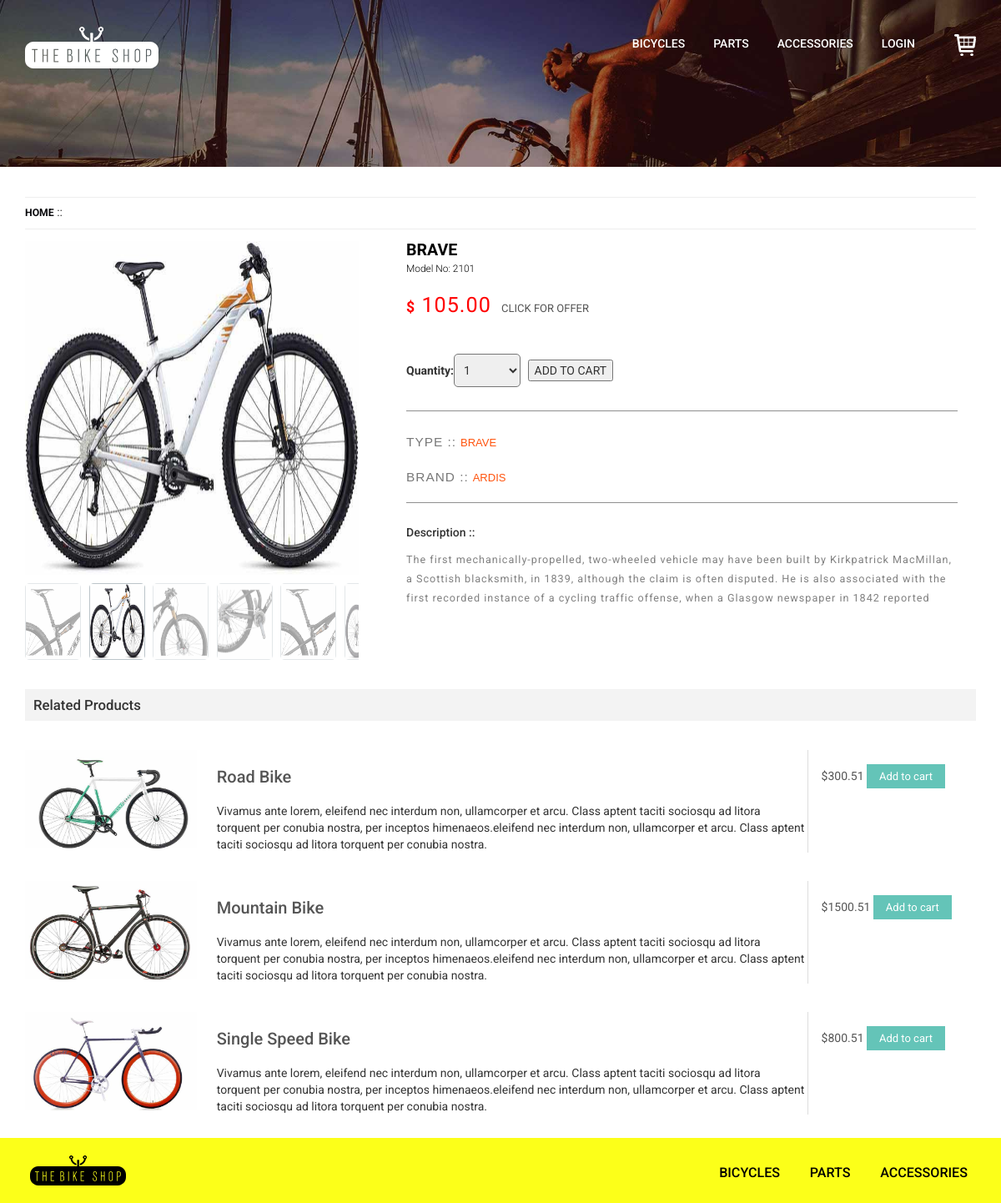
/bicycles/bike_single/5/, run on the app's committed database.
### bicycles/models.py (models this page shows, shortened)
class ProductBicycles(models.Model):
    def get_file_name_bicycles(self, filename):
        ext = filename.split('.')[-1]
        filename = f'{uuid4()}.{ext}'
        return path.join('images/bicycles', filename)
    titel = models.CharField(max_length=50, unique=True)
    titel_model = models.CharField(max_length=50, unique=True)
    price = models.DecimalField(max_digits=7, decimal_places=2, default=0.00)
    images = models.ImageField(upload_to=get_file_name_bicycles)
    bike_type = models.ForeignKey(Bike_type, on_delete=models.CASCADE)
    bike_brand = models.ForeignKey(Bike_brand, on_delete=models.CASCADE)
    description = models.CharField(max_length=300, null=True)
    available = models.BooleanField(default=True)
    created = models.DateTimeField(auto_now_add=True)
    updated = models.DateTimeField(auto_now=True)
    class Meta:
        ordering = ('titel',)
        index_together = (('id', 'titel_model'),)

class Bike_brand(models.Model):
    title = models.CharField(max_length=50, unique=True)
    categories_bicycles = models.IntegerField()
    is_visible = models.BooleanField(default=True)
    def __str__(self):
        return self.title

### bicycles/views.py (the view)
# urls.py: path('bike_single/<int:bike_id>/', bike_single, name='bike_single'),
def bike_single(request, bike_id):
    bike = ProductBicycles.objects.get(pk=bike_id)
    cart_product_form = CartAddProductForm()# Форма добовления в корзину
    return render(request, 'bike_single.html', {'bike': bike,
                                                'cart_product_form': cart_product_form})

### cart/forms.py
class CartAddProductForm(forms.Form):
    quantity = forms.TypedChoiceField(choices=PRODUCT_QUANTITY_CHOICES, coerce=int)
    update = forms.BooleanField(required=False,
                                initial=False,
                                widget=forms.HiddenInput)

### cart/context_processors.py (called while the page is built)
def cart(request):
    return {'cart':Cart(request)}

### cart/models.py (called while the page is built)
    def __len__(self):
        return sum(item['quantity'] for item in self.cart.values())

### bicycles/templates/bike_single.html (shortened to what this page needs)
{% extends 'base.html' %}
{% load static %}
{% block content %}
{% include 'banner_small.html' %}
<div class="product">
	 <div class="container">
		 <div class="ctnt-bar cntnt">
			 <div class="content-bar">
				 <div class="single-page">
					 <div class="product-head">
						<a href="{% url 'index' %}">Home</a> <span>::</span>
						</div>
						<link rel="stylesheet" href={% static "css/etalage.css" %}>
					 <div class="details-left-slider">
						 <div class="grid images_3_of_2">
						  <ul id="etalage">
							<li>
								<a href="optionallink.html">
									<img class="etalage_thumb_image" src={{ bike.images.url }} class="img-responsive" />
								</a>
							</li>
						</ul>
						</div>
					 </div>
					 <div class="details-left-info">
							<h3>{{ bike.titel }}</h3>
								<h4>{{ bike.titel_model }}</h4>
							<p><label>$</label> {{ bike.price }} <a href="#">Click for offer</a></p>
							<div class="btn_form">
                                <form action="{% url 'cart:cart_add' bike.id %}" method="post">
                                    {{ cart_product_form }}
                                <input type="submit" value="ADD TO CART">
                                </form>
                            </div>
							<div class="bike-type">
							<p>TYPE  ::<a href=>{{ bike.titel }}</a></p>
							<p>BRAND  ::<a href=>{{ bike.bike_brand }}</a></p>
							</div>
							<h5>Description  ::</h5>
							<p class="desc">{{ bike.description }}</p>
					 </div>
					 <div class="clearfix"></div>
				  </div>
			  </div>
		  </div>
		  <div class="single-bottom2">
			  <h6>Related Products</h6>
			 <div class="product">
					 <div class="product-desc">
						  <div class="product-img product-img2">
							 <img src="{% static "images/s1.jpg" %}" class="img-responsive " alt=""/>
						 </div>
						 <div class="prod1-desc">
								<h5><a class="product_link" href="bicycles.html">Road Bike</a></h5>
								<p class="product_descr"> Vivamus ante lorem, eleifend nec interdum non, ullamcorper et arcu. Class aptent taciti sociosqu ad litora torquent per conubia nostra, per inceptos himenaeos.eleifend nec interdum non, ullamcorper et arcu. Class aptent taciti sociosqu ad litora torquent per conubia nostra. </p>
						 </div>
						 <div class="clearfix"></div>
					 </div>
					 <div class="product_price">
							<span class="price-access">$300.51</span>
							<a class="button1" href="cart.html"><span>Add to cart</span></a>
					 </div>
						<div class="clearfix"></div>
			 </div>
			 <div class="product">
					 <div class="product-desc">
						  <div class="product-img product-img2">
							 <img src="{% static "/images/s2.jpg" %}" class="img-responsive " alt=""/>
						 </div>
						 <div class="prod1-desc">
								<h5><a class="product_link" href="bicycles.html">Mountain Bike</a></h5>
								<p class="product_descr"> Vivamus ante lorem, eleifend nec interdum non, ullamcorper et arcu. Class aptent taciti sociosqu ad litora torquent per conubia nostra, per inceptos himenaeos.eleifend nec interdum non, ullamcorper et arcu. Class aptent taciti sociosqu ad litora torquent per conubia nostra. </p>
						 </div>
						 <div class="clearfix"></div>
					 </div>
					 <div class="product_price">
							<span class="price-access">$1500.51</span>
							<a class="button1" href="cart.html"><span>Add to cart</span></a>
					 </div>
				  <div class="clearfix"></div>
			 </div>
			 <div class="product">
					 <div class="product-desc">
						  <div class="product-img product-img2">
							 <img src="{% static "images/s3.jpg" %}" class="img-responsive " alt=""/>
						 </div>
						 <div class="prod1-desc">
								<h5><a class="product_link" href="bicycles.html">Single Speed Bike</a></h5>
								<p class="product_descr"> Vivamus ante lorem, eleifend nec interdum non, ullamcorper et arcu. Class aptent taciti sociosqu ad litora torquent per conubia nostra, per inceptos himenaeos.eleifend nec interdum non, ullamcorper et arcu. Class aptent taciti sociosqu ad litora torquent per conubia nostra. </p>
						 </div>
						 <div class="clearfix"></div>
					 </div>
					 <div class="product_price">
							<span class="price-access">$800.51</span>
							<a class="button1" href="cart.html"><span>Add to cart</span></a>
					 </div>
				 <div class="clearfix"></div>
			  </div>
		 </div>
	 </div>
</div>
{% endblock %}

### static/css/style.css (style rules this page uses)
body { margin:0; padding:0; background:#fff; font-family: 'Roboto', sans-serif; }
body a { transition:0.5s all; -webkit-transition:0.5s all; -moz-transition:0.5s all; -o-transition:0.5s all; -ms-transition:0.5s all; }
h1,h2,h3,h4,h5,h6 { margin:0; }
p { margin:0; }
ul { margin:0; padding:0; }
select { padding:10px 2.5em 10px 0.5em; border-radius:5px; margin-right:5px; outline:none; cursor:pointer; }
.product-head { padding: 0.5em 0; border-top: 1px solid #eee; border-bottom: 1px solid #eee; margin-bottom: 1em; }
.product-head a { color: #08080B; font-weight: 700; font-size: 0.875em; padding-bottom: 0.2em; display: inline-block; text-transform: uppercase; transition: 0.5s all; -webkit-transition: 0.5s all; -moz-transition: 0.5s all; -o-transition: 0.5s all; }
.details-left-info { float: left; margin-left: 5%; width:58%; }
.details-left-info h3 { color: #000; font-size: 1.4em; text-transform: uppercase; font-weight: 700; margin-bottom: 0.3em; }
.details-left-info p { margin-top: 2%; font-size: 1.8em; color:#FF0000; line-height: 1.8em; text-shadow: 0 1px 0 #ffffff; letter-spacing: 1px; }
.details-left-info p label { font-size:0.7em; }
.details-left-info h4 { color: #000; font-weight:300; font-size:0.85em; margin-bottom: 1em; }
.details-left-info a { margin-left: 5px; color: #555555; text-transform: uppercase; font-size: 13px; -webkit-text-stroke: 0px; letter-spacing: 0px; }
.btn_form { margin-top:2em; }
.bike-type { margin: 2em 0; padding: 10px 0 15px 0; border:1px solid #8F8F8F; border-width: 1px 0; }
.bike-type p { font-size:1.1em; color:#787878; font-family: 'Raleway', sans-serif; font-weight:400; }
.bike-type a { font-weight:400; color: #ff530d; }
p.desc { font-size:0.9em; line-height:1.8em; color: #808080; margin: 0.5em 0; }
.details-left-info h5 { margin:1em 0; }
.single-bottom2 { margin-bottom: 2em; }
.single-bottom1 h6, .single-bottom2 h6 { background: #F3F3F3; padding: 10px; color: #333; font-size: 1.2em; }
.product { padding: 3% 0 0 0; }
.product-desc { width: 82.3333%; float: left; border-width: 0 1px 0 0; border-right: 1px solid #DDD; }
.product-img { float: left; margin-right: 2.5%; }
.prod1-desc { width: 75.2%; float: left; margin-top: 1.5em; }
.product_price { width: 15.3333%; float: left; padding: 0 0px 0px 16px; margin-top: 1.5em; }
.product-desc h5 a { color: #555; font-size: 20px; margin-bottom:1em; display:block; }
.price-access { color: #555; font-size: 1em; }
a.button1 { border: none; background:#64C4B8; padding: 7px 15px; color: #FFF; font-size: 13px; cursor: pointer; outline: none; margin-top: 9%; -webkit-transition: all 0.3s ease-in-out; -moz-transition: all 0.3s ease-in-out; -o-transition: all 0.3s ease-in-out; transition: all 0.3s ease-in-out; }
.product-img { float: left; margin-right: 2.5%; width: 22%; }

### static/css/etalage.css (style rules this page uses)
#etalage { display: none; }
.etalage, .etalage_thumb, .etalage_thumb_image, .etalage_source_image, .etalage_zoom_preview, .etalage_icon, .etalage_hint { display:none }
.etalage, .etalage ul, .etalage li, .etalage img, .etalage_hint, .etalage_icon, .etalage_description { margin:0; padding:0; border:0; list-style:none }
.etalage, .etalage_magnifier div, .etalage_magnifier div img, .etalage_small_thumbs ul, ul .etalage_small_thumbs li, .etalage_zoom_area div, .etalage_zoom_img { position:relative }
.etalage img, .etalage li { -webkit-user-select:none; -khtml-user-select:none; -moz-user-select:none; -o-user-select:none; user-select:none; -webkit-user-drag:none; -moz-user-drag:none; user-drag:none }
.etalage, .etalage_small_thumbs li { float:left }
.etalage li { position:absolute }
.etalage img { vertical-align:bottom; max-width:none; }
.etalage_thumb_image { width:100% !important; }
.etalage { direction:ltr; }

### data on the page
ProductBicycles: images (picture), titel "BRAVE", titel_model "Model No: 2101", price "105.00", bike_brand "ARDIS", description "The first mechanically-propelled, two-wheeled vehicle may have been built by Kirkpatrick MacMillan, a Scottish blacksmith, in 1839, although the claim is often disputed. He is also associated with the first recorded instance of a cycling traffic offense, when a Glasgow newspaper in 1842 reported"
